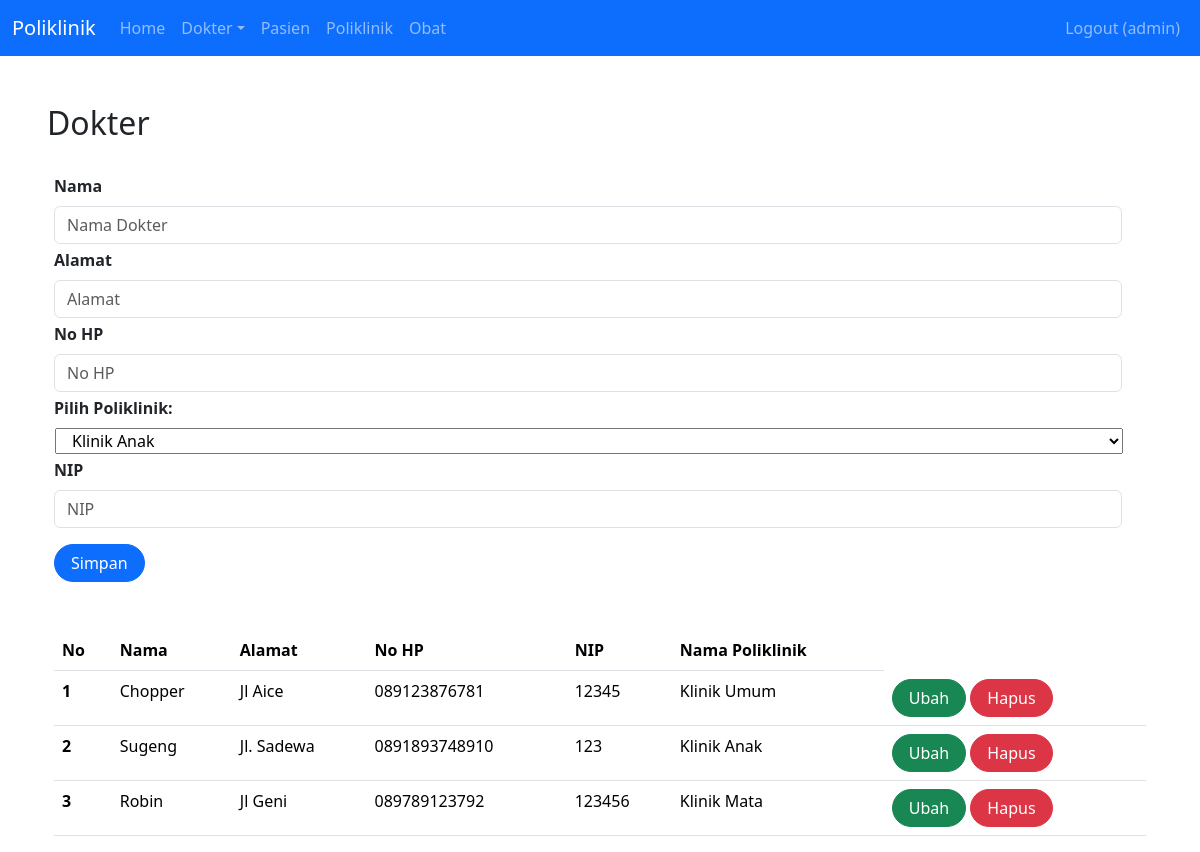
Page /index.php?page=dokter (signed in) on the committed database.
### tables this page shows
CREATE TABLE `dokter` (
  `id` int(11) NOT NULL,
  `nama` varchar(255) NOT NULL,
  `alamat` varchar(255) NOT NULL,
  `no_hp` varchar(50) NOT NULL,
  `id_poli` int(11) NOT NULL,
  `nip` varchar(225) NOT NULL,
  `password` varchar(225) NOT NULL
);

CREATE TABLE `poli` (
  `id` int(11) NOT NULL,
  `nama_poli` varchar(25) NOT NULL,
  `keterangan` text NOT NULL
);

### dokter.php (the view, shortened to what this page needs)
<h2 class="row mt-5" style="margin-left: 5px">Dokter</h2>
<br>
<div class="container">
    <form class="form row" method="POST" action="" name="myForm" onsubmit="return(validate());">
        <?php
        $nama = '';
        $alamat = '';
        $no_hp = '';
        $nip = '';
        ?>
        <div class="row">
            <label for="inputNama" class="form-label fw-bold">
                Nama
            </label>
            <div>
                <input type="text" class="form-control" name="nama" id="inputNama" placeholder="Nama Dokter" value="<?php echo $nama ?>">
            </div>
        </div>
        <div class="row mt-1">
            <label for="inputAlamat" class="form-label fw-bold">
                Alamat
            </label>
            <div>
                <input type="text" class="form-control" name="alamat" id="inputAlamat" placeholder="Alamat" value="<?php echo $alamat ?>">
            </div>
        </div>
        <div class="row mt-1">
            <label for="inputHP" class="form-label fw-bold">
                No HP
            </label>
            <div>
                <input type="text" class="form-control" name="no_hp" id="inputHP" placeholder="No HP" value="<?php echo $no_hp ?>">
            </div>
        </div>
        <div class="row mt-1">
            <label for="id_poli" class="form-label fw-bold">Pilih Poliklinik:</label>
            <div class="row ml-1" style="margin-left: 1px;">
                <select name="id_poli" id="id_poli">
                    <?php
                    $poli = mysqli_query($mysqli, "SELECT * FROM poli");
                    while ($rows = mysqli_fetch_assoc($poli)) {
                         echo "<option value='{$rows['id']}' >{$rows['nama_poli']}</option>";
                    }
                    ?>
                </select>
            </div>
        </div>
        <div class="row mt-1">
            <label for="inputNIP" class="form-label fw-bold">
                NIP
            </label>
            <div>
                <input type="text" class="form-control" name="nip" id="inputNIP" placeholder="NIP" value="<?php echo $nip ?>">
            </div>
        </div>
        <div class="row mt-3">
            <div class=col>
                <button type="submit" class="btn btn-primary rounded-pill px-3 mt-auto" name="simpan">Simpan</button>
            </div>
        </div>
    </form>
    <br>
    <br>
    <table class="table table-hover">
        <thead>
            <tr>
                <th scope="col">No</th>
                <th scope="col">Nama</th>
                <th scope="col">Alamat</th>
                <th scope="col">No HP</th>
                <th scope="col">NIP</th>
                <th scope="col">Nama Poliklinik</th>
            </tr>
        </thead>
        <tbody>
            <?php
            $result = mysqli_query($mysqli, "SELECT dokter.*, poli.nama_poli AS nama_poli FROM poli INNER JOIN dokter WHERE id_poli = poli.id");
            $no = 1;
            while ($data = mysqli_fetch_array($result)) {
            ?>
                <tr>
                    <th scope="row"><?php echo $no++ ?></th>
                    <td><?php echo $data['nama'] ?></td>
                    <td><?php echo $data['alamat'] ?></td>
                    <td><?php echo $data['no_hp'] ?></td>
                    <td><?php echo $data['nip'] ?></td>
                    <td><?php echo $data['nama_poli'] ?></td>
                    <td>
                        <a class="btn btn-success rounded-pill px-3" href="index.php?page=dokter&id=<?php echo $data['id'] ?>">Ubah</a>
                        <a class="btn btn-danger rounded-pill px-3" href="index.php?page=dokter&id=<?php echo $data['id'] ?>&aksi=hapus">Hapus</a>
                    </td>
                </tr>
            <?php
            }
            ?>
        </tbody>
    </table>
</div>

### rows in the picture
dokter: nama "Chopper", alamat "Jl Aice", no_hp "089123876781", nip "12345", id_poli.nama_poli "Klinik Umum"
dokter: nama "Sugeng", alamat "Jl. Sadewa", no_hp "0891893748910", nip "123", id_poli.nama_poli "Klinik Anak"
dokter: nama "Robin", alamat "Jl Geni", no_hp "089789123792", nip "123456", id_poli.nama_poli "Klinik Mata"

### other values in the picture
$_SESSION['username'] "admin"
form field id_poli "Klinik Anak"
